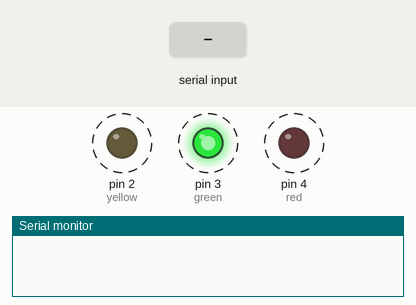
Bench run of a sketch on a simulated Arduino Uno, built with avr-gcc and run on an emulated ATmega328P. On the bench: output pins drawn as LEDs (lit = HIGH), the last lines printed to the serial monitor. Dashed ring = blinking. The inputs (shaded band) are chosen by the test bench.

Above: at 1.2 s.
1.3 s: "k" received over Serial
4.3 s: "j" received over Serial
7.3 s: "s" received over Serial
At 8.1 s:
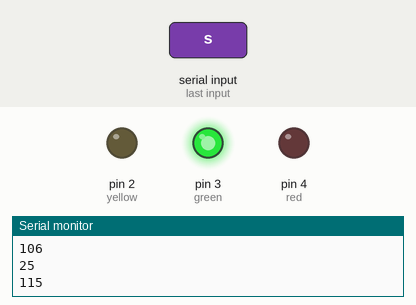
Timing chart, 0 to 10.3 s (numbered marks = the images above; inputs shaded):
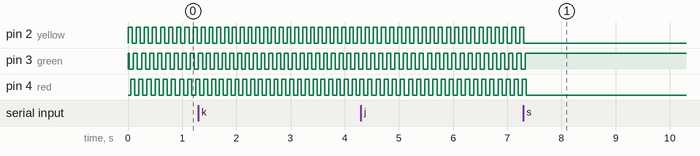

The sketch:

motor-driver.ino
```cpp
int wait   = 25;
int yellow = 2;
int green  = 3;
int red    = 4;
bool started = true;

void setup() {
    Serial.begin(9600);
    pinMode(yellow, OUTPUT);
    pinMode(green,  OUTPUT);
    pinMode(red,    OUTPUT);
}

void loop() {
    if (Serial.available()) {
        int c = Serial.read();

        Serial.println(c);
        switch(c) {
            case 'j':
                wait += 1;
                Serial.println(wait);
                break;
            case 'k':
                wait -= 1;
                Serial.println(wait);
                break;
            case 's':
                started = !started;
                break;
        }
    }
    if (!started) {
        delay(1);
        return;
    }
    digitalWrite(yellow, 1);
    digitalWrite(green, 1);
    digitalWrite(red, 0);
    delay(wait);
    digitalWrite(yellow, 1);
    digitalWrite(green, 0);
    digitalWrite(red, 0);
    delay(wait);
    digitalWrite(yellow, 1);
    digitalWrite(green, 0);
    digitalWrite(red, 1);
    delay(wait);
    digitalWrite(yellow, 0);
    digitalWrite(green, 0);
    digitalWrite(red, 1);
    delay(wait);
    digitalWrite(yellow, 0);
    digitalWrite(green, 1);
    digitalWrite(red, 1);
    delay(wait);
    digitalWrite(yellow, 0);
    digitalWrite(green, 1);
    digitalWrite(red, 0);
    delay(wait);
}

/*
    original code from: https://www.youtube.com/watch?v=zXt7na8Bb40
    Music: Joakim Karud - Dreams
*/
```

Measured:
- after the input at 7.3 s, pin 2 (yellow): goes on until 7.3 s, then stays LOW; pin 3 (green): goes on until 7.3 s, then stays HIGH; pin 4 (red): goes on until 7.4 s, then stays LOW
- by itself, pin 2 (yellow), pin 3 (green), pin 4 (red): alternates HIGH for 0.08 s and LOW for 0.08 s
